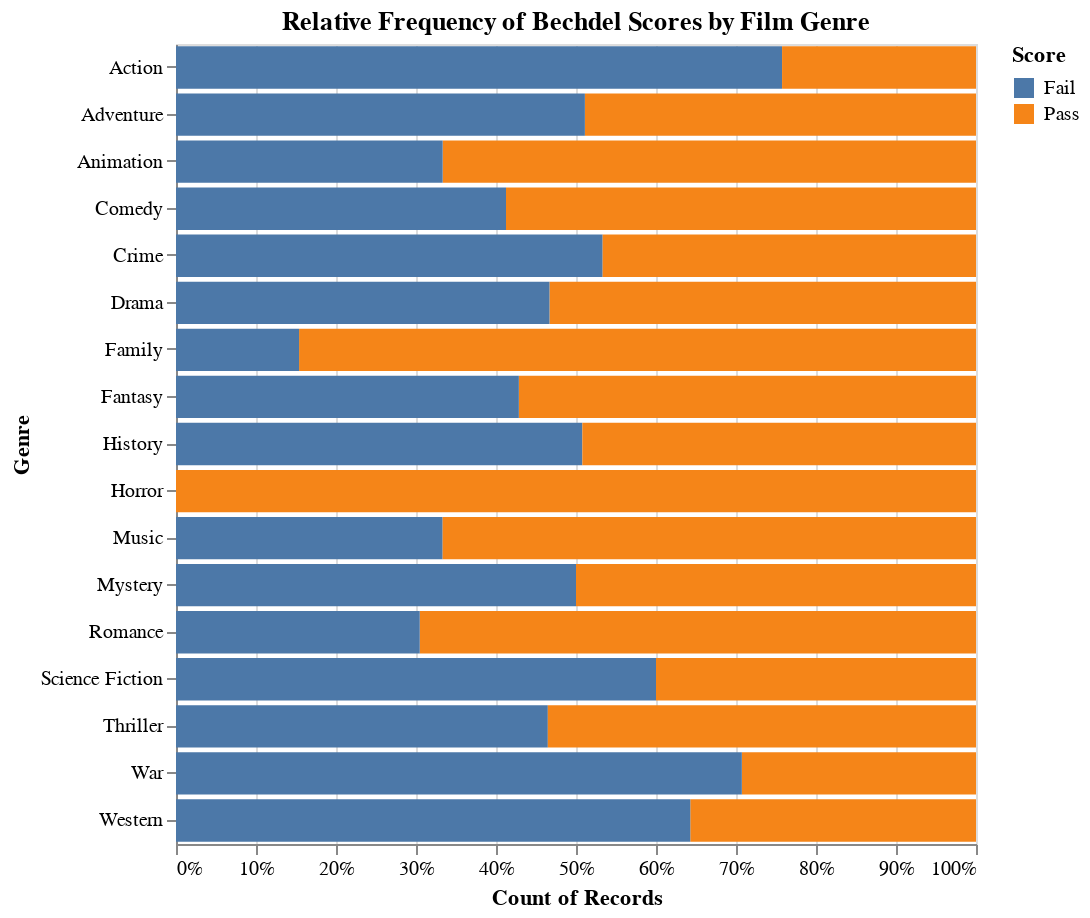

The code cell stored with this chart in its notebook:
### Code cell
# splits list of genres for each film into individual records
def split_genres(df):
    
    film = []
    genre = []
    score = []
    for row in df.iterrows():
        title = row[1]['Title']
        test = row[1]['Bechdel Pass']
        if test == True:
            test = 'Pass'
        elif test == False:
            test = 'Fail'
        else:
            continue
        genre_list = row[1]['Genres']
        for g in genre_list:
            film.append(title)
            score.append(test)
            genre.append(g)
    return pd.DataFrame(zip(film,score,genre), columns=['Film','Score','Genre'])


#creates an Altair plot comparing the frequency of each genre of films that pass the test vs. of films that do not pass the test
def bechdel_genre_graph2(df):
    genres = split_genres(df)
    a = alt.Chart(genres).mark_bar().encode(
        x = alt.X('count(Film)', stack='normalize'),
        y = 'Genre',
        color = 'Score'
    ).properties(height=400, width=400, title = 'Relative Frequency of Bechdel Scores by Film Genre' )
    return a
    
bechdel_genre_graph2(movies)

### Figure 1 — Vega-Lite specification as saved in the notebook (floating-point values rounded to 4 significant figures; data arrays with more than 128 entries replaced by an {"elided": "..."} marker saying what was removed)
{"config": {"view": {"continuousWidth": 400, "continuousHeight": 300}}, "data": {"name": "data-35b95ea5a8b838c4e0d5d8a44d4451d1"}, "mark": "bar", "encoding": {"color": {"type": "nominal", "field": "Score"}, "x": {"type": "nominal", "aggregate": "count", "field": "Film", "stack": "normalize"}, "y": {"type": "nominal", "field": "Genre"}}, "height": 400, "title": "Relative Frequency of Bechdel Scores by Film Genre", "width": 400, "$schema": "https://vega.github.io/schema/vega-lite/v4.0.2.json", "datasets": {"data-35b95ea5a8b838c4e0d5d8a44d4451d1": {"elided": "1005 records"}}}
